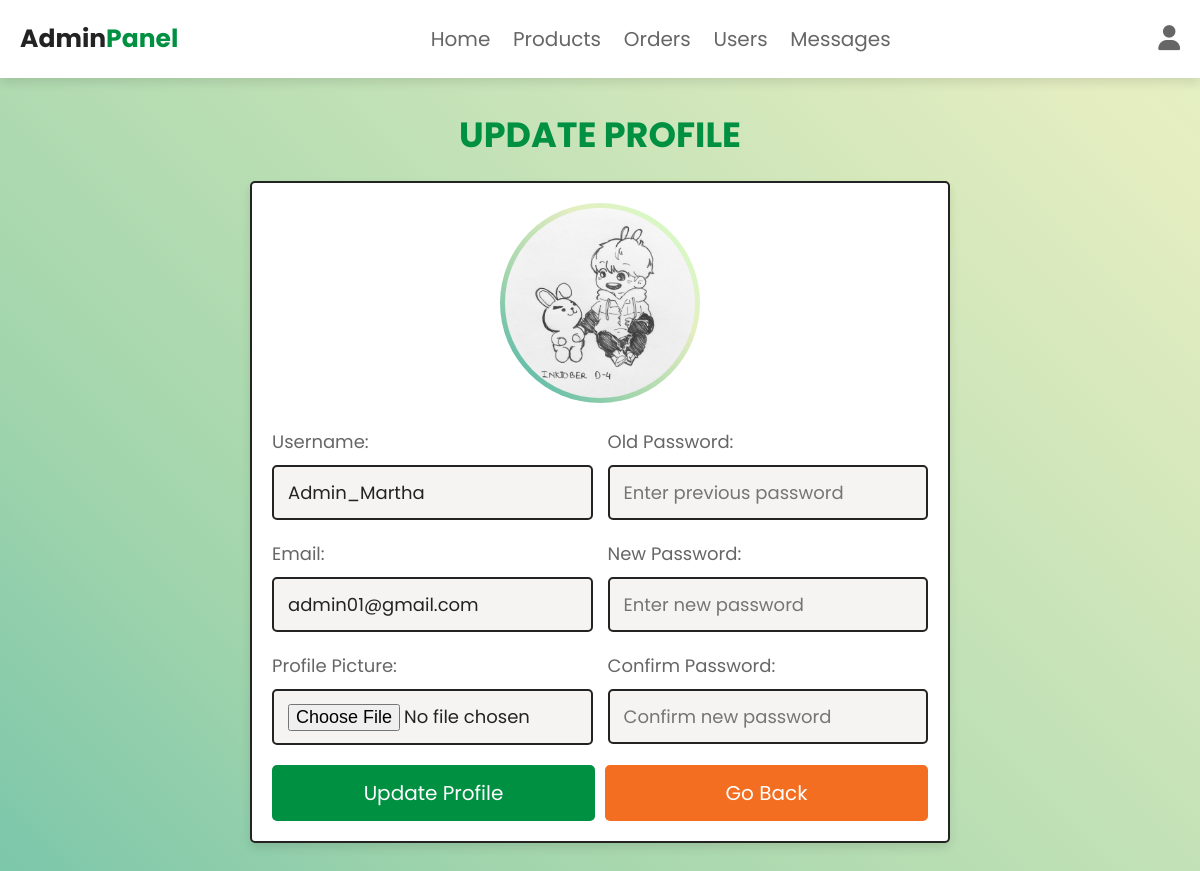
/admin_update_profile.php (signed in), run on the app's committed database.
### tables this page shows
CREATE TABLE `users` (
  `id` int(100) NOT NULL,
  `name` varchar(100) NOT NULL,
  `email` varchar(100) NOT NULL,
  `password` varchar(100) NOT NULL,
  `user_type` varchar(20) NOT NULL DEFAULT 'user',
  `image` varchar(100) NOT NULL
);

### admin_update_profile.php (the view, shortened to what this page needs)
<?php
    @include 'config.php';
?>
<!DOCTYPE html>
<html lang="en">
<head>
    <link rel = "stylesheet" href = "https://cdnjs.cloudflare.com/ajax/libs/font-awesome/6.5.1/css/all.min.css">
    <link rel = "stylesheet" href = "css/admin_style.css">
</head>
<body>
    <div class = "background-gradient">
        <?php include 'admin_header.php';?>
        <section class = "update-profile">
            <h1 class = "title">Update Profile</h1>
            <form action = "" method = "POST" enctype ="multipart/form-data">
                <img src = "uploaded_img/<?= $fetch_profile['image']; ?>" alt = "">
                <div class = "flex">
                    <div class = "input-box">
                        <span>Username:</span>
                        <input type = "text" name = "name" value = "<?= $fetch_profile['name']; ?>" placeholder = "Update username" required class = "box">
                        <span>Email:</span>
                        <input type = "email" name = "email" value = "<?= $fetch_profile['email']; ?>" placeholder = "Update email" required class = "box">
                        <span>Profile Picture:</span>
                        <input type = "file" name = "image" class = "box" accept = "image/jpg, image/jpeg, image/png">
                    </div>
                    <div class = "input-box">
                        <span>Old Password:</span>
                        <input type = "password" name = "update_pass" placeholder = "Enter previous password" class = "box">
                        <span>New Password:</span>
                        <input type = "password" name = "new_pass" placeholder = "Enter new password" class = "box">
                        <span>Confirm Password:</span>
                        <input type = "password" name = "confirm_pass" placeholder = "Confirm new password" class = "box">
                    </div>
                </div>
                <div class = "flex-btn">
                    <input type = "submit" class = "btn" value = "Update Profile" name = "update_profile">
                    <a href = "admin_page.php" class = "option-btn">Go Back</a>
                </div>
            </form>
        </section>
    </div>
</body>
</html>

### css/components.css (style rules this page uses)
:root { --green: #009042; --light-green: #c0e6ba; --orange: #f36e21; --red: #e74c3c; --black: #232323; --light-color: #666; --grey: #c0c0c0; --white: #fff; --light-bg: #f6f4f2; --border: 0.2rem solid var(--black); --box-shadow: 0 0.5rem 1rem rgba(0, 0, 0, 0.1); --background-gradient: linear-gradient(45deg, #3aada8, #a2d5ac, #e5eec1, #ceffc9); }
* { font-family: "Poppins", sans-serif; margin: 0; padding: 0; box-sizing: border-box; outline: none; border: none; text-decoration: none; color: var(--black); }
body { background-color: var(--light-bg); }
.background-gradient { background: var(--background-gradient); background-size: 200% 200%; animation: color-gradient 15s ease-in-out infinite; }
html { font-size: 62.5%; overflow-x: hidden; scroll-behavior: smooth; scroll-padding-top: 6.5rem; }
section { padding: 3rem 2rem; max-width: 1200px; margin: 0 auto; }
.btn, .delete-btn, .option-btn { display: block; width: 100%; margin-top: 1rem; border-radius: 0.5rem; color: var(--white); font-size: 2rem; padding: 1.3rem 3rem; cursor: pointer; text-align: center; }
.flex-btn { display: flex; flex-wrap: wrap; gap: 1rem; }
.flex-btn > * { flex: 1; }
.btn { background-color: var(--green); }
.option-btn { background-color: var(--orange); }
.title { text-align: center; margin-bottom: 2rem; text-transform: uppercase; color: var(--green); font-size: 3.5rem; }
.update-profile form { max-width: 70rem; margin: 0 auto; background-color: var(--white); box-shadow: var(--box-shadow); border: var(--border); border-radius: 0.5rem; padding: 2rem; text-align: center; }
.update-profile form .flex { display: flex; gap: 1.5rem; justify-content: space-between; }
.update-profile form img { height: 20rem; width: 20rem; margin-bottom: 1rem; border-radius: 50%; object-fit: cover; background: var(--background-gradient); padding: 0.5rem; }
.update-profile form .input-box { text-align: left; width: 49%; }
.update-profile form .input-box span { display: block; padding-top: 1rem; font-size: 1.8rem; color: var(--light-color); }
.update-profile form .input-box .box { width: 100%; padding: 1.2rem 1.4rem; font-size: 1.8rem; color: var(--black); border: var(--border); border-radius: 0.5rem; margin: 1rem 0; background-color: var(--light-bg); }

### data on the page
users: image (picture), name "Admin_Martha", email "admin01@gmail.com"
